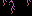

A 2D game scene composited from a Tiled map and its tileset images. What follows is a short description and the map's XML, with every tile layer's data as written:
An orthogonal 4x2 tile map with 8x8 px tiles, 1 tile layer (namtbl).

<map version="1.5" tiledversion="1.5.0" orientation="orthogonal" renderorder="right-down" width="4" height="2" tilewidth="8" tileheight="8" infinite="0" nextlayerid="2" nextobjectid="1">
 <tileset firstgid="1" name="charset" tilewidth="8" tileheight="8" tilecount="256" columns="16">
  <image source="charset@6000.namtbl.png" width="128" height="128" />
 </tileset>
 <layer id="1" name="namtbl" width="4" height="2">
  <data encoding="csv">
180,161,129,180,
129,180,129,129
</data>
 </layer>
</map>
